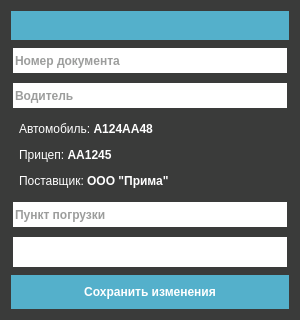
<?xml version="1.0" encoding="UTF-8"?>
<ui version="4.0">
 <class>Form</class>
 <widget class="QWidget" name="Form">
  <property name="windowModality">
   <enum>Qt::ApplicationModal</enum>
  </property>
  <property name="geometry">
   <rect>
    <x>0</x>
    <y>0</y>
    <width>300</width>
    <height>320</height>
   </rect>
  </property>
  <property name="focusPolicy">
   <enum>Qt::WheelFocus</enum>
  </property>
  <property name="windowTitle">
   <string>Form</string>
  </property>
  <property name="styleSheet">
   <string notr="true">QWidget{
	background-color:#3a3b3a;
	color:#ffffff;
	border-color:#3a3b3a;
	border-style: solid;
	border-width:2px;
}
QLineEdit{
	background-color:#ffffff;
	color:#3a3b3a;
	border-color:#3a3b3a;
	border-style:solid;;
	border-width:2px;
	height:25px;
	font:bold
}
QLineEdit::focus{
	border-style:solid;
	border-width:2px;
	border-color:#54b0cb;
}
QLabel{
	background-color:#3a3b3a;
	border:0px solid #3a3b3a;
	padding:5px
}
QPushButton{
	background-color:#54b0cb;
	color:#ffffff;
	font:bold;
	height:30px;
	border-color:#54b0cb;
}
QPushButton::hover{
	background-color:#448fa6;
	border-color:#448fa6;
}
QPushButton::focus{
	background-color:#448fa6;
}
QPushButton::pressed{
	background-color:#3a3b3a;
	color:#ffffff;
	font:bold;
	border-style:solid;
	border-color:#ffffff;
	border-width:2px;
}
QComboBox{
	background-color:#ffffff;
	border-color:#3a3b3a;
	border-style:solid;;
	border-width:2px;
	color:#3a3b3a;
	width:50px;
	height:30px;
	font:bold;
	padding-left:5px
}
QComboBox::focus{
	border-style:solid;
	border-width:2px;
	border-color:#54b0cb;
}
QComboBox QAbstractItemView {
	background-color:#ffffff;
	color:#3a3b3a;
    border: 2px solid #ffffff;
	padding-left:2px;
	padding-right:2px;
	padding-top:2px;
	padding-bottom:2px
}
QComboBox::drop-down {
   width: 24px;
   border: 2px;
}
QComboBox::down-arrow {
    image: url(&quot;/home/krsnvss/beetcount/operators_gui/res/if_chevron-left.png&quot;);
    width: 16px;
    height: 16px;
}
QComboBox::down-arrow::hover {
    image: url(&quot;/home/krsnvss/beetcount/operators_gui/res/if_chevron-down.png&quot;);
    width: 16px;
    height: 16px;
}
QTableView{
	background-color:#ffffff;
	alternate-background-color:#e2e2e2;
	color:#3a3b3a;
	selection-color:#ffffff;
	selection-background-color:#54b0cb;
	border:2px solid #ffffff;
}
QHeaderView::section{
    background-color:#448fa6;
	color:#ffffff;
	font:bold;
	height:40px;
}</string>
  </property>
  <layout class="QVBoxLayout" name="verticalLayout">
   <item>
    <widget class="QLineEdit" name="headerEdit">
     <property name="styleSheet">
      <string notr="true">QLineEdit{
	background-color:#54b0cb;
	color:#ffffff;
	font:bold;
	border-color:#54b0cb;
}</string>
     </property>
     <property name="text">
      <string/>
     </property>
     <property name="readOnly">
      <bool>true</bool>
     </property>
    </widget>
   </item>
   <item>
    <widget class="QLineEdit" name="docEdit">
     <property name="sizePolicy">
      <sizepolicy hsizetype="Expanding" vsizetype="Fixed">
       <horstretch>0</horstretch>
       <verstretch>0</verstretch>
      </sizepolicy>
     </property>
     <property name="placeholderText">
      <string>Номер документа</string>
     </property>
     <property name="clearButtonEnabled">
      <bool>false</bool>
     </property>
    </widget>
   </item>
   <item>
    <widget class="QLineEdit" name="driverEdit">
     <property name="readOnly">
      <bool>true</bool>
     </property>
     <property name="placeholderText">
      <string>Водитель</string>
     </property>
     <property name="clearButtonEnabled">
      <bool>false</bool>
     </property>
    </widget>
   </item>
   <item>
    <widget class="QLabel" name="infoLbl">
     <property name="styleSheet">
      <string notr="true"/>
     </property>
     <property name="text">
      <string>&lt;html&gt;&lt;head/&gt;&lt;body&gt;&lt;p&gt;Автомобиль: &lt;span style=&quot; font-weight:600;&quot;&gt;А124АА48&lt;/span&gt;&lt;/p&gt;&lt;p&gt;Прицеп: &lt;span style=&quot; font-weight:600;&quot;&gt;АА1245&lt;/span&gt;&lt;/p&gt;&lt;p&gt;Поставщик: &lt;span style=&quot; font-weight:600;&quot;&gt;ООО &amp;quot;Прима&amp;quot;&lt;/span&gt;&lt;/p&gt;&lt;/body&gt;&lt;/html&gt;</string>
     </property>
    </widget>
   </item>
   <item>
    <widget class="QLineEdit" name="loadEdit">
     <property name="readOnly">
      <bool>true</bool>
     </property>
     <property name="placeholderText">
      <string>Пункт погрузки</string>
     </property>
     <property name="clearButtonEnabled">
      <bool>false</bool>
     </property>
    </widget>
   </item>
   <item>
    <widget class="QComboBox" name="unloadsList"/>
   </item>
   <item>
    <widget class="QPushButton" name="saveBtn">
     <property name="styleSheet">
      <string notr="true">QPushButton{
	background-color:#54b0cb;
	color:#ffffff;
	font:bold;
	height:30px;
	border-color:#54b0cb;
}
QPushButton::hover{
	background-color:#448fa6;
	border-color:#448fa6;
}
QPushButton::focus{
	background-color:#448fa6;
}
QPushButton::pressed{
	background-color:#3a3b3a;
	color:#ffffff;
	font:bold;
	border-style:solid;
	border-color:#ffffff;
	border-width:2px;
}</string>
     </property>
     <property name="text">
      <string>Сохранить изменения</string>
     </property>
     <property name="flat">
      <bool>true</bool>
     </property>
    </widget>
   </item>
  </layout>
  <action name="changeDriver">
   <property name="icon">
    <iconset>
     <normaloff>../res/if_edit.png</normaloff>../res/if_edit.png</iconset>
   </property>
   <property name="text">
    <string>Изменить водителя</string>
   </property>
   <property name="toolTip">
    <string>Изменить водителя</string>
   </property>
   <property name="shortcut">
    <string>Ctrl+Shift+D</string>
   </property>
  </action>
  <action name="changeLoad">
   <property name="icon">
    <iconset>
     <normaloff>../res/if_edit.png</normaloff>../res/if_edit.png</iconset>
   </property>
   <property name="text">
    <string>Изменить пункт погрузки</string>
   </property>
   <property name="toolTip">
    <string>Изменить пункт погрузки</string>
   </property>
   <property name="shortcut">
    <string>Ctrl+Shift+L</string>
   </property>
  </action>
  <action name="closeForm">
   <property name="icon">
    <iconset>
     <normaloff>../res/if_x_white.png</normaloff>../res/if_x_white.png</iconset>
   </property>
   <property name="text">
    <string>Закрыть</string>
   </property>
   <property name="toolTip">
    <string>Закрыть форму редактирования рейса</string>
   </property>
   <property name="shortcut">
    <string>Ctrl+C</string>
   </property>
  </action>
  <action name="saveChanges">
   <property name="icon">
    <iconset>
     <normaloff>../res/if_save_white.png</normaloff>../res/if_save_white.png</iconset>
   </property>
   <property name="text">
    <string>Сохранить</string>
   </property>
   <property name="toolTip">
    <string>Сохранить изменения</string>
   </property>
   <property name="shortcut">
    <string>Ctrl+S</string>
   </property>
  </action>
 </widget>
 <resources/>
 <connections/>
</ui>
